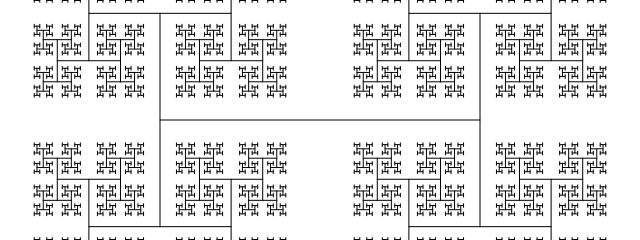
Frame 1 (no input)
Frame 2 (the mouse pressed at the canvas centre, redrawn once): identical to frame 1, image omitted

The p5.js sketch that drew this single still picture (run headless with seeded random() and noise() and a simulated clock; the mouse was pressed at the canvas centre and the sketch redrawn once):

// p5.js sketch
// ── sketch.js
// The Nature of Code
// Daniel Shiffman
// http://natureofcode.com

function setup() {
  createCanvas(640, 240);
}

function draw() {
  background(255);
  drawLines(width / 4, height / 2, (3 * width) / 4, height / 2);
  noLoop();
}

function drawLines(x1, y1, x2, y2) {
  line(x1, y1, x2, y2);

  let dx = x2 - x1;
  let dy = y2 - y1;

  if (dx == 0 && dy > 4) {
    drawLines(x1 - dy / 3, y1, x1 + dy / 3, y1);
    drawLines(x1 - dy / 3, y2, x1 + dy / 3, y2);
  } else if (dy == 0 && dx > 4) {
    drawLines(x1, y1 - dx / 3, x1, y1 + dx / 3);
    drawLines(x2, y1 - dx / 3, x2, y1 + dx / 3);
  }
}
